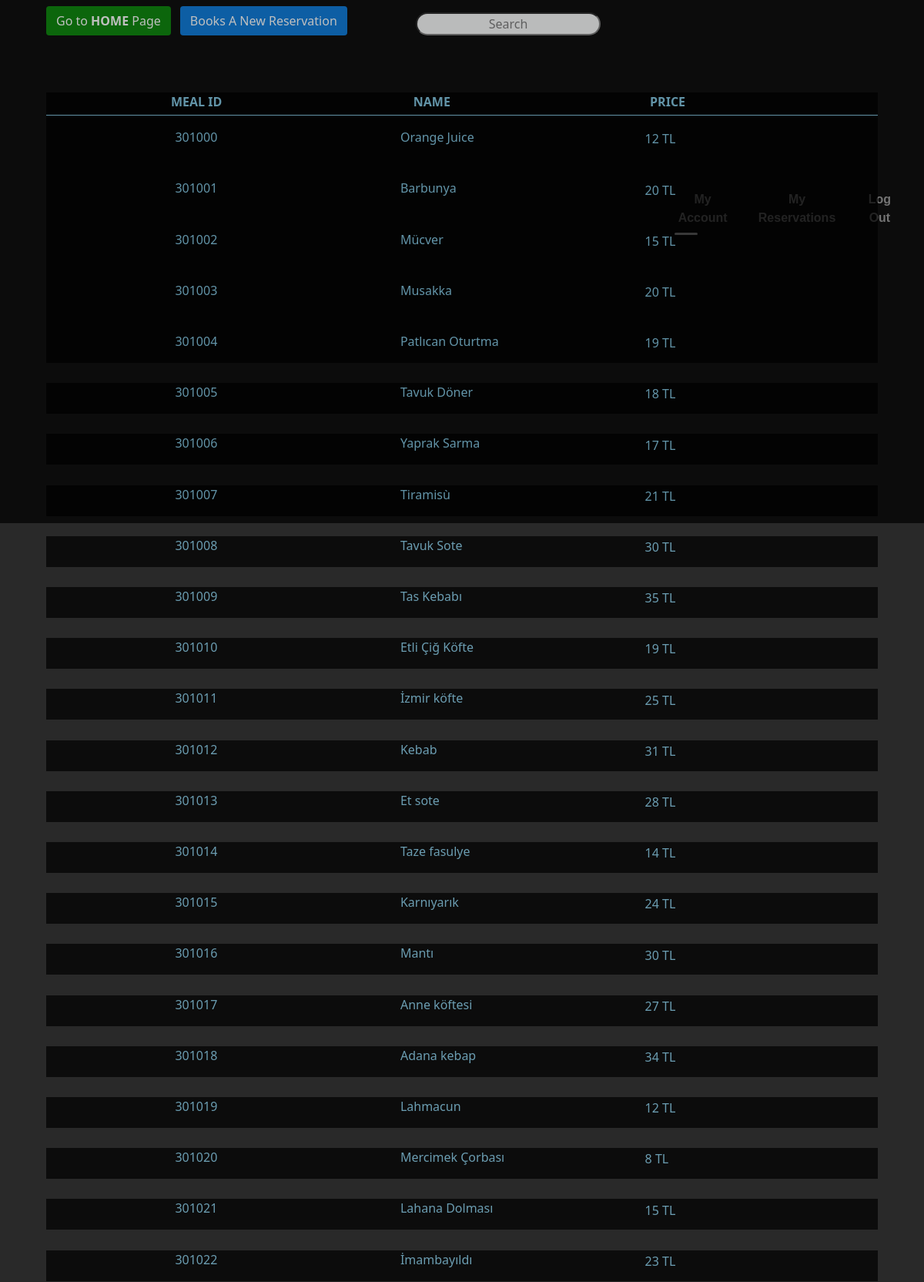
Page /screens/ViewMealScreen.php (upper part) on the committed database.
### tables this page shows
CREATE TABLE `meal` (
  `MEAL_ID` int(10) NOT NULL,
  `MEAL_NAME` varchar(50) NOT NULL,
  `MEAL_PRICE` int(10) NOT NULL
);

### screens/ViewMealScreen.php (the view, shortened to what this page needs)
<?php include '../DBconnect.php'; session_start();
?>
<!DOCTYPE html>
<html>
<head>
	<link rel="stylesheet" href="/css/bootstrap.css" />
</head>
<body>
	<div class="section">
		<div class="round">
			<form  class="d-flex flex-row" action="../MyReservationRotateValidation.php" method="POST">
				<button style="margin-left:5%;background-color:green;color: white;z-index: 1;" class=" btn  bttt mt-2" type="submit" name="homr" >Go to <b>HOME</b> Page</button>
				<button style="margin-left:1%;background-color:#0275d8;color: white;z-index: 1;" class=" btn bttt mt-2" type="submit" name="banrrr" >Books A New Reservation</button></form>
				<form method="POST" action="./homeMealSearchScreen.php" style="margin-top: -2.5%;">
					<input class="bg-light text-center " style="width: 20%;border-radius:25px;color: black;margin-left: 45%;" type="text" name="refm" placeholder="Search"></form>
					<nav>
						<a href="./MyAccountScreen.php">My Account</a>
						<a href="./MyReservationScreen.php">My Reservations</a>
						<a href="../LogOut.php">Log Out</a>
					</nav>
				</div>
				<div class="round1">
				</div>
				<?php
				$result = mysqli_query($conn,"select count(1) FROM reservation");
				$row = mysqli_fetch_array($result);
				$total = $row[0];
				$result1 = mysqli_query($conn,"select RES_ID ,C_ID ,RES_DATE,REF_ID FROM reservation");
				$count = 0;
				$row1 = mysqli_fetch_array($result1);
				while ($count < $total and $row1 = mysqli_fetch_array($result1)){
					$count++;
				}
				?>
				<div class="round5" style="height:5%;">
					<form action="../DeleteValid.php" method="POST">
						<div class="d-flex flex-row "><p style="color: skyblue; margin-left: 15%;" ><b>MEAL ID</b></p>
							<p style="color: skyblue; margin-left:23%" ><b>NAME</b></p>
							<p style="color: skyblue; margin-left: 24%" ><b>PRICE</b></p>
						</div>
						<hr style="margin-top: -1% ;" class="line11" >
						<?php
						$result = mysqli_query($conn,"select count(1) FROM meal");
						$row = mysqli_fetch_array($result);
						$total = $row[0];
						$result1 = mysqli_query($conn,"select MEAL_ID,MEAL_NAME,MEAL_PRICE FROM meal");
						$count = 0;
						while ($count < $total AND $row1 = mysqli_fetch_array($result1)) {
							?>
							<div class="d-flex flex-row" style="background-color: black;">
								<p style="color:skyblue;margin-left: 15.5%;"><?php echo $row1['MEAL_ID']  ?></p>
								<p style="color:skyblue;margin-left: 22%;"><?php echo $row1['MEAL_NAME']  ?></p>
							</div>
							<p style="color:skyblue;margin-top: -3.5%;margin-left: 72%;"><?php echo $row1['MEAL_PRICE']  ?> TL</p>
							<br>
							<?php
							$count++;
						}
						?>
					</form>
				</div>
			</div>
			<div class="video-container">
			</div>
	</body>
	</html>

### screens/ViewMealScreen.php (style rules this page uses)
.round { width: 100%; height: 10%; background-color: black; opacity: 0.7; z-index: 1; }
.section { position: relative; width: 100%; height: 100vh; display: flex; overflow-y: scroll; }
.video-container { position: absolute; top: 0; left: 0; }
html, body { height: 100%; }
body { margin: 0; background-color: #292929; overflow: hidden; }
nav { position: absolute; top: 4%; right: 0; left: 70%; width: 319px; display: table; margin: 0 auto; transform: translateY(-50%); }
nav a { position: relative; width: 33.333%; display: table-cell; text-align: center; color: #949494; text-decoration: none; font-family: Verdana, Geneva, Tahoma, sans-serif; font-weight: bold; padding: 10px 20px; transition: 0.2s ease color; }
nav a:before, nav a:after { content: ""; position: absolute; border-radius: 50%; transform: scale(0); transition: 0.2s ease transform; }
nav a:before { top: 0; left: 10px; width: 6px; height: 6px; }
nav a:after { top: 5px; left: 18px; width: 4px; height: 4px }
nav a:nth-child(1):before { background-color: yellow; }
nav a:nth-child(1):after { background-color: red; }
nav a:nth-child(2):before { background-color: #00e2ff; }
nav a:nth-child(2):after { background-color: #89ff00; }
nav a:nth-child(3):before { background-color: purple; }
nav a:nth-child(3):after { background-color: palevioletred; }
.round1 { margin-left: -62%; margin-top: 8%; width: 20%; height: 35%; z-index: 1; border-radius: 50%; opacity: 0.7; }
.round5 { margin-left: -53%; margin-top: 10%; width: 90%; z-index: 1; background-color: black; opacity: 0.7; }
.line11 { opacity: 1; color: skyblue; }

### rows in the picture
meal: MEAL_ID "301000", MEAL_NAME "Orange Juice", MEAL_PRICE "12"
meal: MEAL_ID "301001", MEAL_NAME "Barbunya", MEAL_PRICE "20"
meal: MEAL_ID "301002", MEAL_NAME "Mücver", MEAL_PRICE "15"
meal: MEAL_ID "301003", MEAL_NAME "Musakka", MEAL_PRICE "20"
meal: MEAL_ID "301004", MEAL_NAME "Patlıcan Oturtma", MEAL_PRICE "19"
meal: MEAL_ID "301005", MEAL_NAME "Tavuk Döner", MEAL_PRICE "18"
meal: MEAL_ID "301006", MEAL_NAME "Yaprak Sarma", MEAL_PRICE "17"
meal: MEAL_ID "301007", MEAL_NAME "Tiramisù", MEAL_PRICE "21"
meal: MEAL_ID "301008", MEAL_NAME "Tavuk Sote", MEAL_PRICE "30"
meal: MEAL_ID "301009", MEAL_NAME "Tas Kebabı", MEAL_PRICE "35"
meal: MEAL_ID "301010", MEAL_NAME "Etli Çiğ Köfte", MEAL_PRICE "19"
meal: MEAL_ID "301011", MEAL_NAME "İzmir köfte", MEAL_PRICE "25"
meal: MEAL_ID "301012", MEAL_NAME "Kebab", MEAL_PRICE "31"
meal: MEAL_ID "301013", MEAL_NAME "Et sote", MEAL_PRICE "28"
meal: MEAL_ID "301014", MEAL_NAME "Taze fasulye", MEAL_PRICE "14"
meal: MEAL_ID "301015", MEAL_NAME "Karnıyarık", MEAL_PRICE "24"
meal: MEAL_ID "301016", MEAL_NAME "Mantı", MEAL_PRICE "30"
meal: MEAL_ID "301017", MEAL_NAME "Anne köftesi", MEAL_PRICE "27"
meal: MEAL_ID "301018", MEAL_NAME "Adana kebap", MEAL_PRICE "34"
meal: MEAL_ID "301019", MEAL_NAME "Lahmacun", MEAL_PRICE "12"
meal: MEAL_ID "301020", MEAL_NAME "Mercimek Çorbası", MEAL_PRICE "8"
meal: MEAL_ID "301021", MEAL_NAME "Lahana Dolması", MEAL_PRICE "15"
meal: MEAL_ID "301022", MEAL_NAME "İmambayıldı", MEAL_PRICE "23"
